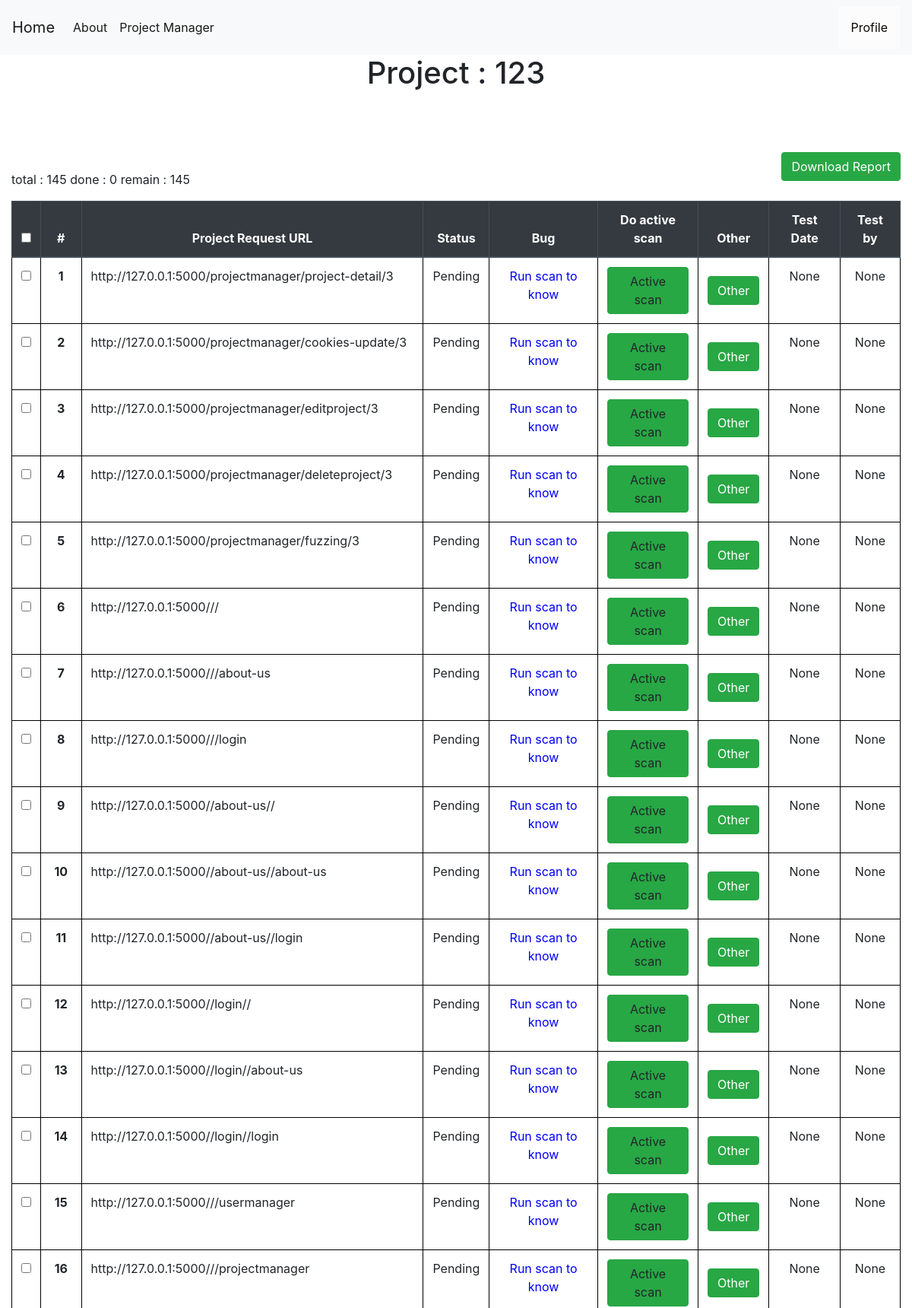
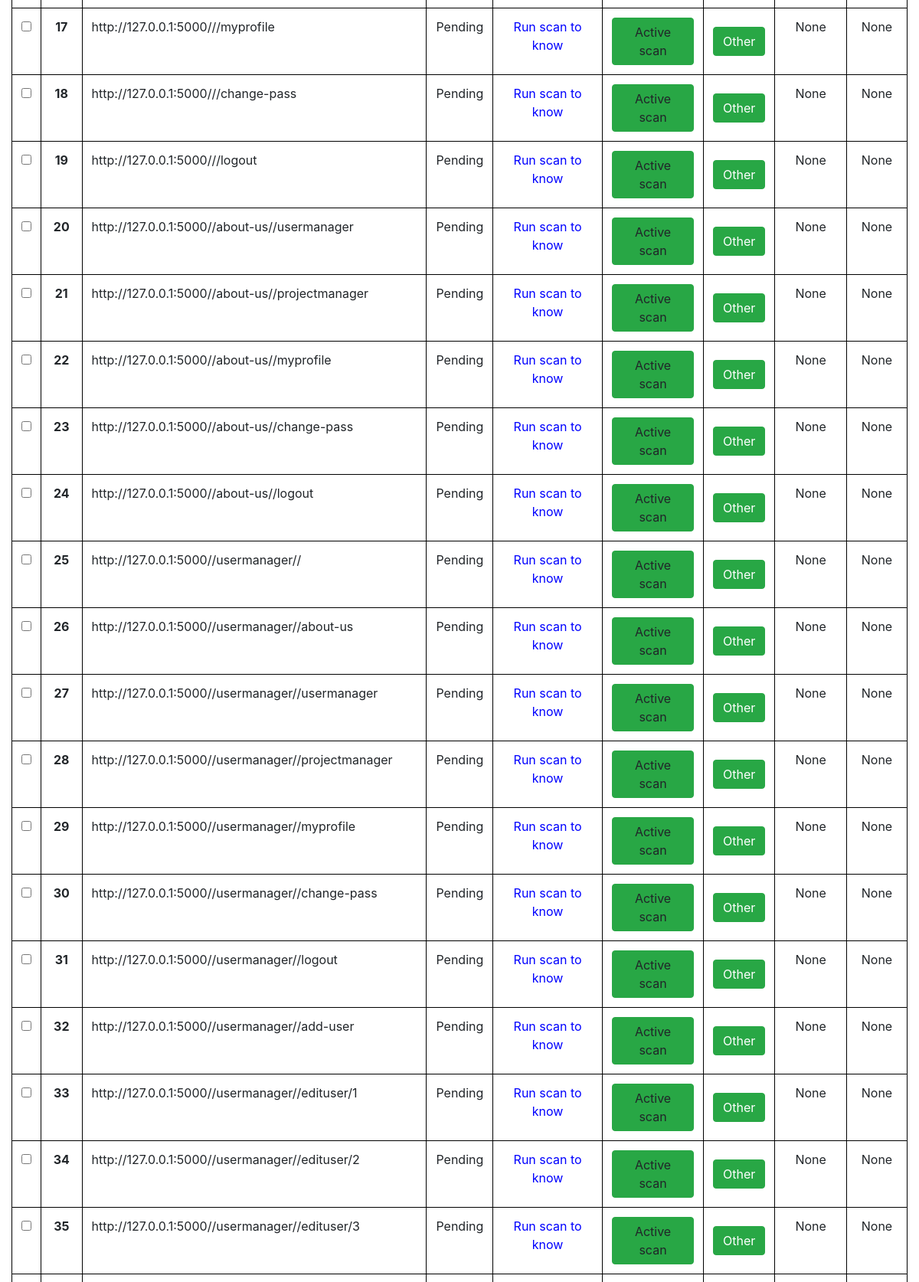
The page /project-detail/3 (signed in, upper part) on the database its author committed (2 pictures, top to bottom).
### tables this page shows
CREATE TABLE projects (
    projectid INTEGER PRIMARY KEY AUTOINCREMENT,
    projectname TEXT NOT NULL,
    startdate date NOT NULL,
    enddate date,
    vunls int,
    target text not null,
    securitylevel TEXT,
    manager TEXT ,
    pentester TEXT ,
    status TEXT NOT NULL,
    create_by INTEGER ,
    isspider INTEGER,
    isfuzzing INTEGER,
    login INTEGER NOT NULL,
    isconfig INTEGER NOT NULL DEFAULT 0,
    FOREIGN KEY (pentester) REFERENCES users(userid) ON DELETE CASCADE
    FOREIGN KEY (manager) REFERENCES users(userid) ON DELETE CASCADE
    FOREIGN KEY (create_by) REFERENCES users(userid) ON DELETE CASCADE
);

CREATE TABLE requests (
    requestid INTEGER PRIMARY KEY AUTOINCREMENT,
    projectid INTEGER NOT NULL,
    requesturl TEXT NOT NULL,
    status TEXT NOT NULL,
    bug TEXT,
    isscan INTEGER ,
    pentester TEXT ,
    testdate DATE,
    FOREIGN KEY (pentester) REFERENCES users(userid) ON DELETE CASCADE
    FOREIGN KEY (projectid) REFERENCES projects(projectid) ON DELETE CASCADE
);

### app.py (the view)
@app.route('/project-detail/<int:id>', methods=('GET', 'POST'))
def project_detail(id):
    msg = ''
    conn = get_db_connection()
    if session["userid"] == None:
        return redirect(url_for('login'))
    currentuser = get_current_user()
    project = conn.execute('SELECT * FROM projects WHERE projectid = ?',(id,)).fetchone()
    if currentuser["username"] != project["pentester"]:
        if currentuser["username"] == project["manager"]:
            print("")
        else:
            return render_template('403.html',)
    conn = get_db_connection()
    users = conn.execute('SELECT * FROM users',).fetchall()
    havebugs = conn.execute('SELECT * FROM requests,bugs WHERE requests.requestid = bugs.requestid AND projectid = ? AND bugs.requestid in (SELECT requestid FROM bugs) GROUP BY bugs.requestid',(id,)).fetchall()
    requests = conn.execute('SELECT * FROM requests WHERE projectid = ?',(id,)).fetchall()
    total = conn.execute('SELECT count(requestid) FROM requests WHERE projectid = ?',(id,)).fetchone()
    totalrequest = total["count(requestid)"]
    done = conn.execute('SELECT count(requestid) FROM requests WHERE status = ? AND projectid = ?',("Done",id,)).fetchone()
    donerequest = done["count(requestid)"]
    remain = total["count(requestid)"] - done["count(requestid)"]
    if remain == 0 and totalrequest != 0:
        updateprj = conn.execute('UPDATE projects SET status = ?,enddate= ? WHERE projectid = ?',("Done",datetime.today().strftime('%Y-%m-%d'),id,))
    conn.commit()
    conn.close()
    return render_template('project_detail.html',currentuser=currentuser,havebugs=havebugs,users=users,project=project,totalrequest=totalrequest,donerequest=donerequest,remain=remain,requests=requests,msg=msg)

### app.py (called while the page is built)
def get_db_connection():
    conn = sqlite3.connect('database.db')
    conn.row_factory = sqlite3.Row
    return conn

def get_current_user():
    userid = session["userid"]
    conn = get_db_connection()
    user = conn.execute('SELECT * FROM users WHERE userid = ?',(userid,)).fetchone()
    conn.commit()
    conn.close()
    return user

### templates/project_detail.html (shortened to what this page needs)
{% extends 'base.html' %}
{% block content %}
    <center><h1>{% block title %} Project : {{project.projectname}}  {% endblock %}</h1></center>
    <link rel= "stylesheet" type= "text/css" href= "{{ url_for('static',filename='css/showuser.css') }}">
    <link rel= "stylesheet" type= "text/css" href= "{{ url_for('static',filename='css/loading.css') }}">
  <center>
    <a href="{{ url_for('download_report',id= project.projectid)}}" class="btn btn-success" style="float: right;" role="button" aria-pressed="true">Download Report</a>
</center></br>
<div>
  total : {{totalrequest}}
  done : {{donerequest}}
  remain : {{remain}}
</div>
<div>
    <table class="table" style="width:100%">
        <thead class="thead-dark" style="width:100%">
          <tr>
            <th>
            <input name="select-all" id="select-all" type="checkbox" value="" aria-label="" onClick="toggle(this)">
            </th>
            <th style="text-align: center" scope="col">#</th>
            <th style="text-align: center" cope="col">Project Request URL</th>
            <th style="text-align: center" scope="col">Status</th>
            <th style="text-align: center" scope="col">Bug</th>
            <th style="text-align: center" scope="col">Do active scan</th>
            <th style="text-align: center" scope="col">Other</th>
            <th style="text-align: center;width: 8%;" scope="col">Test Date</th>
            <th style="text-align: center" scope="col">Test by</th>
          </tr>
        </thead>
        <tbody>
        {% for request in requests %}
          <tr>
            <th>
              <input type="checkbox" id="checkboxNoLabel" value="request.requestid" aria-label="">
            </th>
            <th style="text-align: center" class="counterCell"></th>
            <td >{{ request.requesturl }}</td>
            <td style="text-align: center" >{{ request.status }}</td>
            {% if request.isscan == 1 %}
              {% if request.bug == "Bug Found"%}
            <th style="color:red;text-align: center;"scope="row"><a style="color:red" href="{{ url_for('bug_detail',id= request.requestid) }} ">{{ request.bug }}!</a></th>
              {%else%}
              <th style="text-align: center" style="color: red"scope="row"><a style="color:green">Safe</a></th>
              {% endif %}
            {% elif request.isscan != 1%}
              <td style="text-align: center"><a style="color:blue">Run scan to know</a></td>
            {% endif %}
            {% if request.isscan != 1 %}
            <td style="text-align: center" >
              <span style="float:center;">
              <a onclick="loadScreen({{request.requestid}})"class="btn btn-success">Active scan</a>
              </span>
            </td>
            {% else %}
            <td style="text-align: center" >
              <span style="float:center;">
              Had been scanned
              </span>
            </td>
            {% endif %}
            <td style="text-align: center" class="align-middle" >
              <div style="float:center;" class="dropdown">
                <button class="btn btn-success" class="dropbtn">Other</button>
              </div>
            </td>
            <td style="text-align: center">{{ request.testdate }}</td>
            <td style="text-align: center">{{ request.pentester }}</td>
          {% endfor %}
        </tbody>
      </table>
    </div>
{% endblock %}

### static/css/style.css (style rules this page uses)
table, th, td { border: 1px solid black; }
body { min-height: 100vh; height: 100%; margin: 0; z-index: 10; display: grid; grid-template-rows: auto 1fr auto; }
body { display: flex; flex-direction: column; }
.dropdown { position: relative; display: inline-block; }

### static/css/showuser.css (style rules this page uses)
table { counter-reset: tableCount; }
.counterCell:before { content: counter(tableCount); counter-increment: tableCount; }

### rows shown on the page
projects: projectname "123"
requests: requesturl "http://127.0.0.1:5000/projectmanager/project-detail/3", status "Pending", isscan "Run scan to know", testdate "None", pentester "None"
requests: requesturl "http://127.0.0.1:5000/projectmanager/cookies-update/3", status "Pending", isscan "Run scan to know", testdate "None", pentester "None"
requests: requesturl "http://127.0.0.1:5000/projectmanager/editproject/3", status "Pending", isscan "Run scan to know", testdate "None", pentester "None"
requests: requesturl "http://127.0.0.1:5000/projectmanager/deleteproject/3", status "Pending", isscan "Run scan to know", testdate "None", pentester "None"
requests: requesturl "http://127.0.0.1:5000/projectmanager/fuzzing/3", status "Pending", isscan "Run scan to know", testdate "None", pentester "None"
requests: requesturl "http://127.0.0.1:5000///", status "Pending", isscan "Run scan to know", testdate "None", pentester "None"
requests: requesturl "http://127.0.0.1:5000///about-us", status "Pending", isscan "Run scan to know", testdate "None", pentester "None"
requests: requesturl "http://127.0.0.1:5000///login", status "Pending", isscan "Run scan to know", testdate "None", pentester "None"
requests: requesturl "http://127.0.0.1:5000//about-us//", status "Pending", isscan "Run scan to know", testdate "None", pentester "None"
requests: requesturl "http://127.0.0.1:5000//about-us//about-us", status "Pending", isscan "Run scan to know", testdate "None", pentester "None"
requests: requesturl "http://127.0.0.1:5000//about-us//login", status "Pending", isscan "Run scan to know", testdate "None", pentester "None"
requests: requesturl "http://127.0.0.1:5000//login//", status "Pending", isscan "Run scan to know", testdate "None", pentester "None"
requests: requesturl "http://127.0.0.1:5000//login//about-us", status "Pending", isscan "Run scan to know", testdate "None", pentester "None"
requests: requesturl "http://127.0.0.1:5000//login//login", status "Pending", isscan "Run scan to know", testdate "None", pentester "None"
requests: requesturl "http://127.0.0.1:5000///usermanager", status "Pending", isscan "Run scan to know", testdate "None", pentester "None"
requests: requesturl "http://127.0.0.1:5000///projectmanager", status "Pending", isscan "Run scan to know", testdate "None", pentester "None"
requests: requesturl "http://127.0.0.1:5000///myprofile", status "Pending", isscan "Run scan to know", testdate "None", pentester "None"
requests: requesturl "http://127.0.0.1:5000///change-pass", status "Pending", isscan "Run scan to know", testdate "None", pentester "None"
requests: requesturl "http://127.0.0.1:5000///logout", status "Pending", isscan "Run scan to know", testdate "None", pentester "None"
requests: requesturl "http://127.0.0.1:5000//about-us//usermanager", status "Pending", isscan "Run scan to know", testdate "None", pentester "None"
requests: requesturl "http://127.0.0.1:5000//about-us//projectmanager", status "Pending", isscan "Run scan to know", testdate "None", pentester "None"
requests: requesturl "http://127.0.0.1:5000//about-us//myprofile", status "Pending", isscan "Run scan to know", testdate "None", pentester "None"
requests: requesturl "http://127.0.0.1:5000//about-us//change-pass", status "Pending", isscan "Run scan to know", testdate "None", pentester "None"
requests: requesturl "http://127.0.0.1:5000//about-us//logout", status "Pending", isscan "Run scan to know", testdate "None", pentester "None"
requests: requesturl "http://127.0.0.1:5000//usermanager//", status "Pending", isscan "Run scan to know", testdate "None", pentester "None"
requests: requesturl "http://127.0.0.1:5000//usermanager//about-us", status "Pending", isscan "Run scan to know", testdate "None", pentester "None"
requests: requesturl "http://127.0.0.1:5000//usermanager//usermanager", status "Pending", isscan "Run scan to know", testdate "None", pentester "None"
requests: requesturl "http://127.0.0.1:5000//usermanager//projectmanager", status "Pending", isscan "Run scan to know", testdate "None", pentester "None"
requests: requesturl "http://127.0.0.1:5000//usermanager//myprofile", status "Pending", isscan "Run scan to know", testdate "None", pentester "None"
requests: requesturl "http://127.0.0.1:5000//usermanager//change-pass", status "Pending", isscan "Run scan to know", testdate "None", pentester "None"
requests: requesturl "http://127.0.0.1:5000//usermanager//logout", status "Pending", isscan "Run scan to know", testdate "None", pentester "None"
requests: requesturl "http://127.0.0.1:5000//usermanager//add-user", status "Pending", isscan "Run scan to know", testdate "None", pentester "None"
requests: requesturl "http://127.0.0.1:5000//usermanager//edituser/1", status "Pending", isscan "Run scan to know", testdate "None", pentester "None"
requests: requesturl "http://127.0.0.1:5000//usermanager//edituser/2", status "Pending", isscan "Run scan to know", testdate "None", pentester "None"
requests: requesturl "http://127.0.0.1:5000//usermanager//edituser/3", status "Pending", isscan "Run scan to know", testdate "None", pentester "None"

### other values the page prints
{{ totalrequest }} "145"
{{ donerequest }} "0"
{{ remain }} "145"
